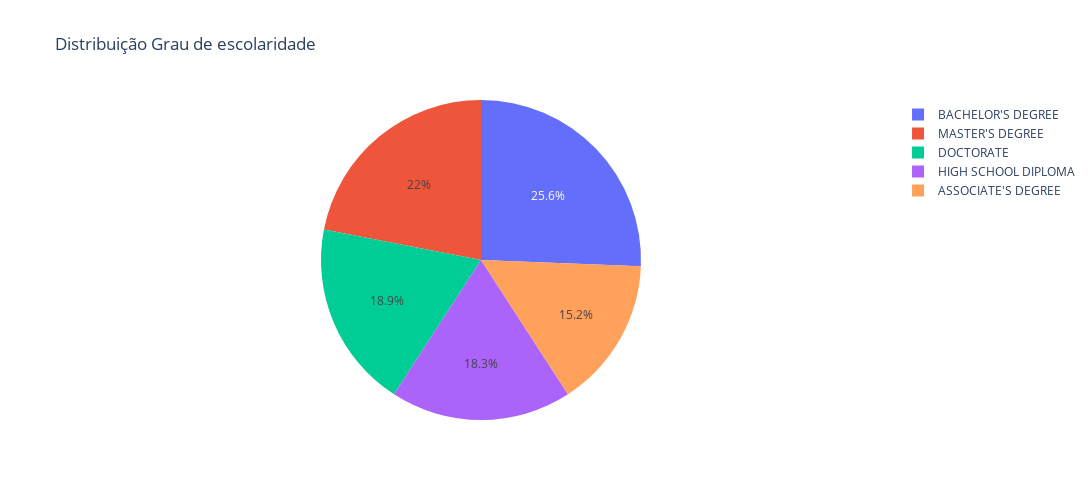

Notebook code cell kept with this figure:
### Code cell
# GRÁFICO PARA DISTRIBUIÇÃO DE NÍVEL DE ESCOLARIDADE
educacao_counts = df_categorico['EDUCATION'].value_counts().reset_index()
educacao_counts.columns = ['EDUCATION', 'COUNT']
fig = px.pie(educacao_counts, names='EDUCATION', values='COUNT', title='Distribuição Grau de escolaridade')
fig.update_layout(width=1200, height=500)
fig.show()

### Figure 1 — Plotly figure (JSON) as saved in the notebook; plotly's stock layout.template omitted (floating-point values rounded to 4 significant figures)
{"data": [{"domain": {"x": [0, 1], "y": [0, 1]}, "hovertemplate": "EDUCATION=%{label}<br>COUNT=%{value}<extra></extra>", "labels": ["BACHELOR'S DEGREE", "MASTER'S DEGREE", "DOCTORATE", "HIGH SCHOOL DIPLOMA", "ASSOCIATE'S DEGREE"], "legendgroup": "", "name": "", "showlegend": true, "type": "pie", "values": [42, 36, 31, 30, 25]}], "layout": {"height": 500, "legend": {"tracegroupgap": 0}, "title": {"text": "Distribuição Grau de escolaridade"}, "width": 1200}}
